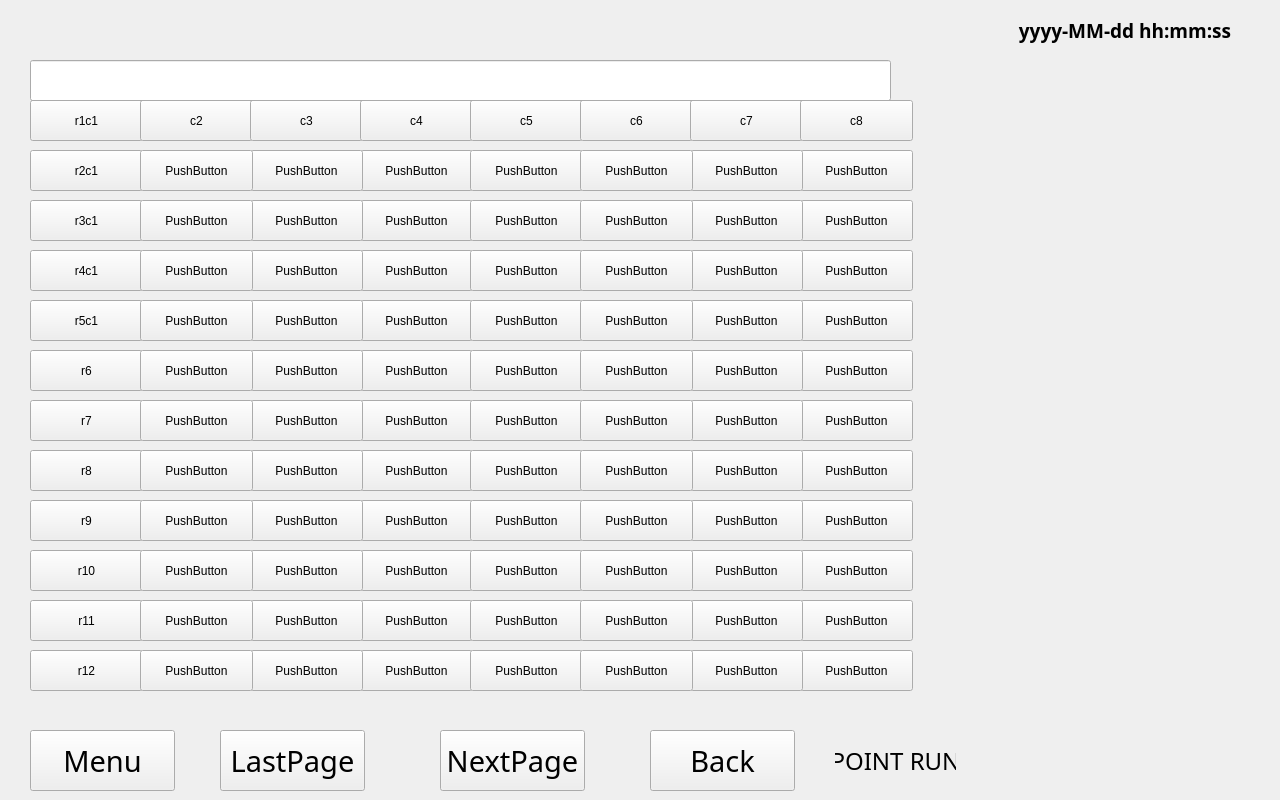
<?xml version="1.0" encoding="UTF-8"?>
<ui version="4.0">
 <class>internal_param_set</class>
 <widget class="QWidget" name="internal_param_set">
  <property name="geometry">
   <rect>
    <x>0</x>
    <y>0</y>
    <width>1280</width>
    <height>800</height>
   </rect>
  </property>
  <property name="windowTitle">
   <string>Form</string>
  </property>
  <widget class="QWidget" name="Footer" native="true">
   <property name="geometry">
    <rect>
     <x>0</x>
     <y>720</y>
     <width>1280</width>
     <height>80</height>
    </rect>
   </property>
   <widget class="QPushButton" name="font_page_pbtn">
    <property name="geometry">
     <rect>
      <x>30</x>
      <y>10</y>
      <width>145</width>
      <height>61</height>
     </rect>
    </property>
    <property name="font">
     <font>
      <family>思源黑体</family>
      <pointsize>22</pointsize>
     </font>
    </property>
    <property name="text">
     <string>Menu</string>
    </property>
   </widget>
   <widget class="QPushButton" name="retrun_pbtn">
    <property name="geometry">
     <rect>
      <x>650</x>
      <y>10</y>
      <width>145</width>
      <height>61</height>
     </rect>
    </property>
    <property name="font">
     <font>
      <family>思源黑体</family>
      <pointsize>22</pointsize>
     </font>
    </property>
    <property name="text">
     <string>Back</string>
    </property>
   </widget>
   <widget class="QPushButton" name="last_page_pbtn">
    <property name="geometry">
     <rect>
      <x>220</x>
      <y>10</y>
      <width>145</width>
      <height>61</height>
     </rect>
    </property>
    <property name="font">
     <font>
      <family>思源黑体</family>
      <pointsize>22</pointsize>
      <kerning>false</kerning>
     </font>
    </property>
    <property name="text">
     <string>LastPage</string>
    </property>
   </widget>
   <widget class="QLabel" name="footer_line">
    <property name="geometry">
     <rect>
      <x>0</x>
      <y>0</y>
      <width>1280</width>
      <height>3</height>
     </rect>
    </property>
    <property name="text">
     <string/>
    </property>
   </widget>
   <widget class="QPushButton" name="next_page_pbtn">
    <property name="geometry">
     <rect>
      <x>440</x>
      <y>10</y>
      <width>145</width>
      <height>61</height>
     </rect>
    </property>
    <property name="font">
     <font>
      <family>思源黑体</family>
      <pointsize>22</pointsize>
     </font>
    </property>
    <property name="text">
     <string>NextPage</string>
    </property>
   </widget>
   <widget class="QWidget" name="status_box" native="true">
    <property name="geometry">
     <rect>
      <x>820</x>
      <y>10</y>
      <width>431</width>
      <height>61</height>
     </rect>
    </property>
    <widget class="QLabel" name="status_box_line">
     <property name="geometry">
      <rect>
       <x>150</x>
       <y>1</y>
       <width>2</width>
       <height>59</height>
      </rect>
     </property>
     <property name="text">
      <string/>
     </property>
    </widget>
    <widget class="QLabel" name="status_text">
     <property name="geometry">
      <rect>
       <x>15</x>
       <y>15</y>
       <width>121</width>
       <height>31</height>
      </rect>
     </property>
     <property name="font">
      <font>
       <family>思源黑体</family>
       <pointsize>18</pointsize>
      </font>
     </property>
     <property name="text">
      <string>POINT RUN</string>
     </property>
     <property name="alignment">
      <set>Qt::AlignCenter</set>
     </property>
    </widget>
    <widget class="QLabel" name="status_1">
     <property name="geometry">
      <rect>
       <x>175</x>
       <y>15</y>
       <width>25</width>
       <height>29</height>
      </rect>
     </property>
     <property name="text">
      <string/>
     </property>
    </widget>
    <widget class="QLabel" name="status_2">
     <property name="geometry">
      <rect>
       <x>215</x>
       <y>15</y>
       <width>22</width>
       <height>30</height>
      </rect>
     </property>
     <property name="text">
      <string/>
     </property>
    </widget>
    <widget class="QLabel" name="status_3">
     <property name="geometry">
      <rect>
       <x>255</x>
       <y>15</y>
       <width>15</width>
       <height>31</height>
      </rect>
     </property>
     <property name="text">
      <string/>
     </property>
    </widget>
    <widget class="QLabel" name="status_4">
     <property name="geometry">
      <rect>
       <x>285</x>
       <y>18</y>
       <width>30</width>
       <height>23</height>
      </rect>
     </property>
     <property name="text">
      <string/>
     </property>
    </widget>
    <widget class="QLabel" name="status_5">
     <property name="geometry">
      <rect>
       <x>330</x>
       <y>16</y>
       <width>27</width>
       <height>26</height>
      </rect>
     </property>
     <property name="text">
      <string/>
     </property>
    </widget>
    <widget class="QLabel" name="status_6">
     <property name="geometry">
      <rect>
       <x>370</x>
       <y>15</y>
       <width>30</width>
       <height>29</height>
      </rect>
     </property>
     <property name="text">
      <string/>
     </property>
    </widget>
   </widget>
  </widget>
  <widget class="QWidget" name="Header" native="true">
   <property name="geometry">
    <rect>
     <x>0</x>
     <y>0</y>
     <width>1280</width>
     <height>60</height>
    </rect>
   </property>
   <widget class="QLabel" name="current_time">
    <property name="geometry">
     <rect>
      <x>970</x>
      <y>0</y>
      <width>310</width>
      <height>60</height>
     </rect>
    </property>
    <property name="font">
     <font>
      <family>思源黑体</family>
      <pointsize>14</pointsize>
      <weight>75</weight>
      <bold>true</bold>
     </font>
    </property>
    <property name="text">
     <string>yyyy-MM-dd hh:mm:ss</string>
    </property>
    <property name="alignment">
     <set>Qt::AlignCenter</set>
    </property>
   </widget>
   <widget class="QLabel" name="logo">
    <property name="geometry">
     <rect>
      <x>50</x>
      <y>10</y>
      <width>155</width>
      <height>33</height>
     </rect>
    </property>
    <property name="font">
     <font>
      <pointsize>24</pointsize>
      <weight>75</weight>
      <bold>true</bold>
     </font>
    </property>
    <property name="text">
     <string/>
    </property>
    <property name="alignment">
     <set>Qt::AlignCenter</set>
    </property>
   </widget>
  </widget>
  <widget class="QWidget" name="Main" native="true">
   <property name="geometry">
    <rect>
     <x>0</x>
     <y>60</y>
     <width>1280</width>
     <height>661</height>
    </rect>
   </property>
   <property name="sizeIncrement">
    <size>
     <width>13</width>
     <height>0</height>
    </size>
   </property>
   <property name="font">
    <font>
     <strikeout>false</strikeout>
     <kerning>true</kerning>
    </font>
   </property>
   <widget class="QPushButton" name="row1column1">
    <property name="geometry">
     <rect>
      <x>30</x>
      <y>40</y>
      <width>113</width>
      <height>41</height>
     </rect>
    </property>
    <property name="text">
     <string>r1c1</string>
    </property>
   </widget>
   <widget class="QPushButton" name="row1column2">
    <property name="geometry">
     <rect>
      <x>140</x>
      <y>40</y>
      <width>113</width>
      <height>41</height>
     </rect>
    </property>
    <property name="text">
     <string>c2</string>
    </property>
   </widget>
   <widget class="QPushButton" name="row1column3">
    <property name="geometry">
     <rect>
      <x>250</x>
      <y>40</y>
      <width>113</width>
      <height>41</height>
     </rect>
    </property>
    <property name="text">
     <string>c3</string>
    </property>
   </widget>
   <widget class="QPushButton" name="row1column4">
    <property name="geometry">
     <rect>
      <x>360</x>
      <y>40</y>
      <width>113</width>
      <height>41</height>
     </rect>
    </property>
    <property name="text">
     <string>c4</string>
    </property>
   </widget>
   <widget class="QPushButton" name="row1column5">
    <property name="geometry">
     <rect>
      <x>470</x>
      <y>40</y>
      <width>113</width>
      <height>41</height>
     </rect>
    </property>
    <property name="text">
     <string>c5</string>
    </property>
   </widget>
   <widget class="QPushButton" name="row1column6">
    <property name="geometry">
     <rect>
      <x>580</x>
      <y>40</y>
      <width>113</width>
      <height>41</height>
     </rect>
    </property>
    <property name="text">
     <string>c6</string>
    </property>
   </widget>
   <widget class="QPushButton" name="row1column7">
    <property name="geometry">
     <rect>
      <x>690</x>
      <y>40</y>
      <width>113</width>
      <height>41</height>
     </rect>
    </property>
    <property name="text">
     <string>c7</string>
    </property>
   </widget>
   <widget class="QPushButton" name="row1column8">
    <property name="geometry">
     <rect>
      <x>800</x>
      <y>40</y>
      <width>113</width>
      <height>41</height>
     </rect>
    </property>
    <property name="text">
     <string>c8</string>
    </property>
   </widget>
   <widget class="QLineEdit" name="title">
    <property name="geometry">
     <rect>
      <x>30</x>
      <y>0</y>
      <width>861</width>
      <height>41</height>
     </rect>
    </property>
   </widget>
   <widget class="QPushButton" name="row2column4">
    <property name="geometry">
     <rect>
      <x>360</x>
      <y>90</y>
      <width>113</width>
      <height>41</height>
     </rect>
    </property>
    <property name="text">
     <string>PushButton</string>
    </property>
   </widget>
   <widget class="QPushButton" name="row2column5">
    <property name="geometry">
     <rect>
      <x>470</x>
      <y>90</y>
      <width>113</width>
      <height>41</height>
     </rect>
    </property>
    <property name="text">
     <string>PushButton</string>
    </property>
   </widget>
   <widget class="QPushButton" name="row2column1">
    <property name="geometry">
     <rect>
      <x>30</x>
      <y>90</y>
      <width>113</width>
      <height>41</height>
     </rect>
    </property>
    <property name="text">
     <string>r2c1</string>
    </property>
   </widget>
   <widget class="QPushButton" name="row2column3">
    <property name="geometry">
     <rect>
      <x>250</x>
      <y>90</y>
      <width>113</width>
      <height>41</height>
     </rect>
    </property>
    <property name="text">
     <string>PushButton</string>
    </property>
   </widget>
   <widget class="QPushButton" name="row2column8">
    <property name="geometry">
     <rect>
      <x>800</x>
      <y>90</y>
      <width>113</width>
      <height>41</height>
     </rect>
    </property>
    <property name="text">
     <string>PushButton</string>
    </property>
   </widget>
   <widget class="QPushButton" name="row2column7">
    <property name="geometry">
     <rect>
      <x>690</x>
      <y>90</y>
      <width>113</width>
      <height>41</height>
     </rect>
    </property>
    <property name="text">
     <string>PushButton</string>
    </property>
   </widget>
   <widget class="QPushButton" name="row2column2">
    <property name="geometry">
     <rect>
      <x>140</x>
      <y>90</y>
      <width>113</width>
      <height>41</height>
     </rect>
    </property>
    <property name="text">
     <string>PushButton</string>
    </property>
   </widget>
   <widget class="QPushButton" name="row2column6">
    <property name="geometry">
     <rect>
      <x>580</x>
      <y>90</y>
      <width>113</width>
      <height>41</height>
     </rect>
    </property>
    <property name="text">
     <string>PushButton</string>
    </property>
   </widget>
   <widget class="QPushButton" name="row3column4">
    <property name="geometry">
     <rect>
      <x>360</x>
      <y>140</y>
      <width>113</width>
      <height>41</height>
     </rect>
    </property>
    <property name="text">
     <string>PushButton</string>
    </property>
   </widget>
   <widget class="QPushButton" name="row3column5">
    <property name="geometry">
     <rect>
      <x>470</x>
      <y>140</y>
      <width>113</width>
      <height>41</height>
     </rect>
    </property>
    <property name="text">
     <string>PushButton</string>
    </property>
   </widget>
   <widget class="QPushButton" name="row3column1">
    <property name="geometry">
     <rect>
      <x>30</x>
      <y>140</y>
      <width>113</width>
      <height>41</height>
     </rect>
    </property>
    <property name="text">
     <string>r3c1</string>
    </property>
   </widget>
   <widget class="QPushButton" name="row3column3">
    <property name="geometry">
     <rect>
      <x>250</x>
      <y>140</y>
      <width>113</width>
      <height>41</height>
     </rect>
    </property>
    <property name="text">
     <string>PushButton</string>
    </property>
   </widget>
   <widget class="QPushButton" name="row3column8">
    <property name="geometry">
     <rect>
      <x>800</x>
      <y>140</y>
      <width>113</width>
      <height>41</height>
     </rect>
    </property>
    <property name="text">
     <string>PushButton</string>
    </property>
   </widget>
   <widget class="QPushButton" name="row3column7">
    <property name="geometry">
     <rect>
      <x>690</x>
      <y>140</y>
      <width>113</width>
      <height>41</height>
     </rect>
    </property>
    <property name="text">
     <string>PushButton</string>
    </property>
   </widget>
   <widget class="QPushButton" name="row3column2">
    <property name="geometry">
     <rect>
      <x>140</x>
      <y>140</y>
      <width>113</width>
      <height>41</height>
     </rect>
    </property>
    <property name="text">
     <string>PushButton</string>
    </property>
   </widget>
   <widget class="QPushButton" name="row3column6">
    <property name="geometry">
     <rect>
      <x>580</x>
      <y>140</y>
      <width>113</width>
      <height>41</height>
     </rect>
    </property>
    <property name="text">
     <string>PushButton</string>
    </property>
   </widget>
   <widget class="QPushButton" name="row4column4">
    <property name="geometry">
     <rect>
      <x>360</x>
      <y>190</y>
      <width>113</width>
      <height>41</height>
     </rect>
    </property>
    <property name="text">
     <string>PushButton</string>
    </property>
   </widget>
   <widget class="QPushButton" name="row4column5">
    <property name="geometry">
     <rect>
      <x>470</x>
      <y>190</y>
      <width>113</width>
      <height>41</height>
     </rect>
    </property>
    <property name="text">
     <string>PushButton</string>
    </property>
   </widget>
   <widget class="QPushButton" name="row4column1">
    <property name="geometry">
     <rect>
      <x>30</x>
      <y>190</y>
      <width>113</width>
      <height>41</height>
     </rect>
    </property>
    <property name="text">
     <string>r4c1</string>
    </property>
   </widget>
   <widget class="QPushButton" name="row4column3">
    <property name="geometry">
     <rect>
      <x>250</x>
      <y>190</y>
      <width>113</width>
      <height>41</height>
     </rect>
    </property>
    <property name="text">
     <string>PushButton</string>
    </property>
   </widget>
   <widget class="QPushButton" name="row4column8">
    <property name="geometry">
     <rect>
      <x>800</x>
      <y>190</y>
      <width>113</width>
      <height>41</height>
     </rect>
    </property>
    <property name="text">
     <string>PushButton</string>
    </property>
   </widget>
   <widget class="QPushButton" name="row4column7">
    <property name="geometry">
     <rect>
      <x>690</x>
      <y>190</y>
      <width>113</width>
      <height>41</height>
     </rect>
    </property>
    <property name="text">
     <string>PushButton</string>
    </property>
   </widget>
   <widget class="QPushButton" name="row4column2">
    <property name="geometry">
     <rect>
      <x>140</x>
      <y>190</y>
      <width>113</width>
      <height>41</height>
     </rect>
    </property>
    <property name="text">
     <string>PushButton</string>
    </property>
   </widget>
   <widget class="QPushButton" name="row4column6">
    <property name="geometry">
     <rect>
      <x>580</x>
      <y>190</y>
      <width>113</width>
      <height>41</height>
     </rect>
    </property>
    <property name="text">
     <string>PushButton</string>
    </property>
   </widget>
   <widget class="QPushButton" name="row5column4">
    <property name="geometry">
     <rect>
      <x>360</x>
      <y>240</y>
      <width>113</width>
      <height>41</height>
     </rect>
    </property>
    <property name="text">
     <string>PushButton</string>
    </property>
   </widget>
   <widget class="QPushButton" name="row5column5">
    <property name="geometry">
     <rect>
      <x>470</x>
      <y>240</y>
      <width>113</width>
      <height>41</height>
     </rect>
    </property>
    <property name="text">
     <string>PushButton</string>
    </property>
   </widget>
   <widget class="QPushButton" name="row5column1">
    <property name="geometry">
     <rect>
      <x>30</x>
      <y>240</y>
      <width>113</width>
      <height>41</height>
     </rect>
    </property>
    <property name="text">
     <string>r5c1</string>
    </property>
   </widget>
   <widget class="QPushButton" name="row5column3">
    <property name="geometry">
     <rect>
      <x>250</x>
      <y>240</y>
      <width>113</width>
      <height>41</height>
     </rect>
    </property>
    <property name="text">
     <string>PushButton</string>
    </property>
   </widget>
   <widget class="QPushButton" name="row5column8">
    <property name="geometry">
     <rect>
      <x>800</x>
      <y>240</y>
      <width>113</width>
      <height>41</height>
     </rect>
    </property>
    <property name="text">
     <string>PushButton</string>
    </property>
   </widget>
   <widget class="QPushButton" name="row5column7">
    <property name="geometry">
     <rect>
      <x>690</x>
      <y>240</y>
      <width>113</width>
      <height>41</height>
     </rect>
    </property>
    <property name="text">
     <string>PushButton</string>
    </property>
   </widget>
   <widget class="QPushButton" name="row5column2">
    <property name="geometry">
     <rect>
      <x>140</x>
      <y>240</y>
      <width>113</width>
      <height>41</height>
     </rect>
    </property>
    <property name="text">
     <string>PushButton</string>
    </property>
   </widget>
   <widget class="QPushButton" name="row5column6">
    <property name="geometry">
     <rect>
      <x>580</x>
      <y>240</y>
      <width>113</width>
      <height>41</height>
     </rect>
    </property>
    <property name="text">
     <string>PushButton</string>
    </property>
   </widget>
   <widget class="QPushButton" name="row6column4">
    <property name="geometry">
     <rect>
      <x>360</x>
      <y>290</y>
      <width>113</width>
      <height>41</height>
     </rect>
    </property>
    <property name="text">
     <string>PushButton</string>
    </property>
   </widget>
   <widget class="QPushButton" name="row6column5">
    <property name="geometry">
     <rect>
      <x>470</x>
      <y>290</y>
      <width>113</width>
      <height>41</height>
     </rect>
    </property>
    <property name="text">
     <string>PushButton</string>
    </property>
   </widget>
   <widget class="QPushButton" name="row6column1">
    <property name="geometry">
     <rect>
      <x>30</x>
      <y>290</y>
      <width>113</width>
      <height>41</height>
     </rect>
    </property>
    <property name="text">
     <string>r6</string>
    </property>
   </widget>
   <widget class="QPushButton" name="row6column3">
    <property name="geometry">
     <rect>
      <x>250</x>
      <y>290</y>
      <width>113</width>
      <height>41</height>
     </rect>
    </property>
    <property name="text">
     <string>PushButton</string>
    </property>
   </widget>
   <widget class="QPushButton" name="row6column8">
    <property name="geometry">
     <rect>
      <x>800</x>
      <y>290</y>
      <width>113</width>
      <height>41</height>
     </rect>
    </property>
    <property name="text">
     <string>PushButton</string>
    </property>
   </widget>
   <widget class="QPushButton" name="row6column7">
    <property name="geometry">
     <rect>
      <x>690</x>
      <y>290</y>
      <width>113</width>
      <height>41</height>
     </rect>
    </property>
    <property name="text">
     <string>PushButton</string>
    </property>
   </widget>
   <widget class="QPushButton" name="row6column2">
    <property name="geometry">
     <rect>
      <x>140</x>
      <y>290</y>
      <width>113</width>
      <height>41</height>
     </rect>
    </property>
    <property name="text">
     <string>PushButton</string>
    </property>
   </widget>
   <widget class="QPushButton" name="row6column6">
    <property name="geometry">
     <rect>
      <x>580</x>
      <y>290</y>
      <width>113</width>
      <height>41</height>
     </rect>
    </property>
    <property name="text">
     <string>PushButton</string>
    </property>
   </widget>
   <widget class="QPushButton" name="row7column4">
    <property name="geometry">
     <rect>
      <x>360</x>
      <y>340</y>
      <width>113</width>
      <height>41</height>
     </rect>
    </property>
    <property name="text">
     <string>PushButton</string>
    </property>
   </widget>
   <widget class="QPushButton" name="row7column5">
    <property name="geometry">
     <rect>
      <x>470</x>
      <y>340</y>
      <width>113</width>
      <height>41</height>
     </rect>
    </property>
    <property name="text">
     <string>PushButton</string>
    </property>
   </widget>
   <widget class="QPushButton" name="row7column1">
    <property name="geometry">
     <rect>
      <x>30</x>
      <y>340</y>
      <width>113</width>
      <height>41</height>
     </rect>
    </property>
    <property name="text">
     <string>r7</string>
    </property>
   </widget>
   <widget class="QPushButton" name="row7column3">
    <property name="geometry">
     <rect>
      <x>250</x>
      <y>340</y>
      <width>113</width>
      <height>41</height>
     </rect>
    </property>
    <property name="text">
     <string>PushButton</string>
    </property>
   </widget>
   <widget class="QPushButton" name="row7column8">
    <property name="geometry">
     <rect>
      <x>800</x>
      <y>340</y>
      <width>113</width>
      <height>41</height>
     </rect>
    </property>
    <property name="text">
     <string>PushButton</string>
    </property>
   </widget>
   <widget class="QPushButton" name="row7column7">
    <property name="geometry">
     <rect>
      <x>690</x>
      <y>340</y>
      <width>113</width>
      <height>41</height>
     </rect>
    </property>
    <property name="text">
     <string>PushButton</string>
    </property>
   </widget>
   <widget class="QPushButton" name="row7column2">
    <property name="geometry">
     <rect>
      <x>140</x>
      <y>340</y>
      <width>113</width>
      <height>41</height>
     </rect>
    </property>
    <property name="text">
     <string>PushButton</string>
    </property>
   </widget>
   <widget class="QPushButton" name="row7column6">
    <property name="geometry">
     <rect>
      <x>580</x>
      <y>340</y>
      <width>113</width>
      <height>41</height>
     </rect>
    </property>
    <property name="text">
     <string>PushButton</string>
    </property>
   </widget>
   <widget class="QPushButton" name="row8column4">
    <property name="geometry">
     <rect>
      <x>360</x>
      <y>390</y>
      <width>113</width>
      <height>41</height>
     </rect>
    </property>
    <property name="text">
     <string>PushButton</string>
    </property>
   </widget>
   <widget class="QPushButton" name="row8column5">
    <property name="geometry">
     <rect>
      <x>470</x>
      <y>390</y>
      <width>113</width>
      <height>41</height>
     </rect>
    </property>
    <property name="text">
     <string>PushButton</string>
    </property>
   </widget>
   <widget class="QPushButton" name="row8column1">
    <property name="geometry">
     <rect>
      <x>30</x>
      <y>390</y>
      <width>113</width>
      <height>41</height>
     </rect>
    </property>
    <property name="text">
     <string>r8</string>
    </property>
   </widget>
   <widget class="QPushButton" name="row8column3">
    <property name="geometry">
     <rect>
      <x>250</x>
      <y>390</y>
      <width>113</width>
      <height>41</height>
     </rect>
    </property>
    <property name="text">
     <string>PushButton</string>
    </property>
   </widget>
   <widget class="QPushButton" name="row8column8">
    <property name="geometry">
     <rect>
      <x>800</x>
      <y>390</y>
      <width>113</width>
      <height>41</height>
     </rect>
    </property>
    <property name="text">
     <string>PushButton</string>
    </property>
   </widget>
   <widget class="QPushButton" name="row8column7">
    <property name="geometry">
     <rect>
      <x>690</x>
      <y>390</y>
      <width>113</width>
      <height>41</height>
     </rect>
    </property>
    <property name="text">
     <string>PushButton</string>
    </property>
   </widget>
   <widget class="QPushButton" name="row8column2">
    <property name="geometry">
     <rect>
      <x>140</x>
      <y>390</y>
      <width>113</width>
      <height>41</height>
     </rect>
    </property>
    <property name="text">
     <string>PushButton</string>
    </property>
   </widget>
   <widget class="QPushButton" name="row8column6">
    <property name="geometry">
     <rect>
      <x>580</x>
      <y>390</y>
      <width>113</width>
      <height>41</height>
     </rect>
    </property>
    <property name="text">
     <string>PushButton</string>
    </property>
   </widget>
   <widget class="QPushButton" name="row9column4">
    <property name="geometry">
     <rect>
      <x>360</x>
      <y>440</y>
      <width>113</width>
      <height>41</height>
     </rect>
    </property>
    <property name="text">
     <string>PushButton</string>
    </property>
   </widget>
   <widget class="QPushButton" name="row9column5">
    <property name="geometry">
     <rect>
      <x>470</x>
      <y>440</y>
      <width>113</width>
      <height>41</height>
     </rect>
    </property>
    <property name="text">
     <string>PushButton</string>
    </property>
   </widget>
   <widget class="QPushButton" name="row9column1">
    <property name="geometry">
     <rect>
      <x>30</x>
      <y>440</y>
      <width>113</width>
      <height>41</height>
     </rect>
    </property>
    <property name="text">
     <string>r9</string>
    </property>
   </widget>
   <widget class="QPushButton" name="row9column3">
    <property name="geometry">
     <rect>
      <x>250</x>
      <y>440</y>
      <width>113</width>
      <height>41</height>
     </rect>
    </property>
    <property name="text">
     <string>PushButton</string>
    </property>
   </widget>
   <widget class="QPushButton" name="row9column8">
    <property name="geometry">
     <rect>
      <x>800</x>
      <y>440</y>
      <width>113</width>
      <height>41</height>
     </rect>
    </property>
    <property name="text">
     <string>PushButton</string>
    </property>
   </widget>
   <widget class="QPushButton" name="row9column7">
    <property name="geometry">
     <rect>
      <x>690</x>
      <y>440</y>
      <width>113</width>
      <height>41</height>
     </rect>
    </property>
    <property name="text">
     <string>PushButton</string>
    </property>
   </widget>
   <widget class="QPushButton" name="row9column2">
    <property name="geometry">
     <rect>
      <x>140</x>
      <y>440</y>
      <width>113</width>
      <height>41</height>
     </rect>
    </property>
    <property name="text">
     <string>PushButton</string>
    </property>
   </widget>
   <widget class="QPushButton" name="row9column6">
    <property name="geometry">
     <rect>
      <x>580</x>
      <y>440</y>
      <width>113</width>
      <height>41</height>
     </rect>
    </property>
    <property name="text">
     <string>PushButton</string>
    </property>
   </widget>
   <widget class="QPushButton" name="row10column4">
    <property name="geometry">
     <rect>
      <x>360</x>
      <y>490</y>
      <width>113</width>
      <height>41</height>
     </rect>
    </property>
    <property name="text">
     <string>PushButton</string>
    </property>
   </widget>
   <widget class="QPushButton" name="row10column5">
    <property name="geometry">
     <rect>
      <x>470</x>
      <y>490</y>
      <width>113</width>
      <height>41</height>
     </rect>
    </property>
    <property name="text">
     <string>PushButton</string>
    </property>
   </widget>
   <widget class="QPushButton" name="row10column1">
    <property name="geometry">
     <rect>
      <x>30</x>
      <y>490</y>
      <width>113</width>
      <height>41</height>
     </rect>
    </property>
    <property name="text">
     <string>r10</string>
    </property>
   </widget>
   <widget class="QPushButton" name="row10column3">
    <property name="geometry">
     <rect>
      <x>250</x>
      <y>490</y>
      <width>113</width>
      <height>41</height>
     </rect>
    </property>
    <property name="text">
     <string>PushButton</string>
    </property>
   </widget>
   <widget class="QPushButton" name="row10column8">
    <property name="geometry">
     <rect>
      <x>800</x>
      <y>490</y>
      <width>113</width>
      <height>41</height>
     </rect>
    </property>
    <property name="text">
     <string>PushButton</string>
    </property>
   </widget>
   <widget class="QPushButton" name="row10column7">
    <property name="geometry">
     <rect>
      <x>690</x>
      <y>490</y>
      <width>113</width>
      <height>41</height>
     </rect>
    </property>
    <property name="text">
     <string>PushButton</string>
    </property>
   </widget>
   <widget class="QPushButton" name="row10column2">
    <property name="geometry">
     <rect>
      <x>140</x>
      <y>490</y>
      <width>113</width>
      <height>41</height>
     </rect>
    </property>
    <property name="text">
     <string>PushButton</string>
    </property>
   </widget>
   <widget class="QPushButton" name="row10column6">
    <property name="geometry">
     <rect>
      <x>580</x>
      <y>490</y>
      <width>113</width>
      <height>41</height>
     </rect>
    </property>
    <property name="text">
     <string>PushButton</string>
    </property>
   </widget>
   <widget class="QPushButton" name="row11column4">
    <property name="geometry">
     <rect>
      <x>360</x>
      <y>540</y>
      <width>113</width>
      <height>41</height>
     </rect>
    </property>
    <property name="text">
     <string>PushButton</string>
    </property>
   </widget>
   <widget class="QPushButton" name="row11column5">
    <property name="geometry">
     <rect>
      <x>470</x>
      <y>540</y>
      <width>113</width>
      <height>41</height>
     </rect>
    </property>
    <property name="text">
     <string>PushButton</string>
    </property>
   </widget>
   <widget class="QPushButton" name="row11column1">
    <property name="geometry">
     <rect>
      <x>30</x>
      <y>540</y>
      <width>113</width>
      <height>41</height>
     </rect>
    </property>
    <property name="text">
     <string>r11</string>
    </property>
   </widget>
   <widget class="QPushButton" name="row11column3">
    <property name="geometry">
     <rect>
      <x>250</x>
      <y>540</y>
      <width>113</width>
      <height>41</height>
     </rect>
    </property>
    <property name="text">
     <string>PushButton</string>
    </property>
   </widget>
   <widget class="QPushButton" name="row11column8">
    <property name="geometry">
     <rect>
      <x>800</x>
      <y>540</y>
      <width>113</width>
      <height>41</height>
     </rect>
    </property>
    <property name="text">
     <string>PushButton</string>
    </property>
   </widget>
   <widget class="QPushButton" name="row11column7">
    <property name="geometry">
     <rect>
      <x>690</x>
      <y>540</y>
      <width>113</width>
      <height>41</height>
     </rect>
    </property>
    <property name="text">
     <string>PushButton</string>
    </property>
   </widget>
   <widget class="QPushButton" name="row11column2">
    <property name="geometry">
     <rect>
      <x>140</x>
      <y>540</y>
      <width>113</width>
      <height>41</height>
     </rect>
    </property>
    <property name="text">
     <string>PushButton</string>
    </property>
   </widget>
   <widget class="QPushButton" name="row11column6">
    <property name="geometry">
     <rect>
      <x>580</x>
      <y>540</y>
      <width>113</width>
      <height>41</height>
     </rect>
    </property>
    <property name="text">
     <string>PushButton</string>
    </property>
   </widget>
   <widget class="QPushButton" name="row12column4">
    <property name="geometry">
     <rect>
      <x>360</x>
      <y>590</y>
      <width>113</width>
      <height>41</height>
     </rect>
    </property>
    <property name="text">
     <string>PushButton</string>
    </property>
   </widget>
   <widget class="QPushButton" name="row12column5">
    <property name="geometry">
     <rect>
      <x>470</x>
      <y>590</y>
      <width>113</width>
      <height>41</height>
     </rect>
    </property>
    <property name="text">
     <string>PushButton</string>
    </property>
   </widget>
   <widget class="QPushButton" name="row12column1">
    <property name="geometry">
     <rect>
      <x>30</x>
      <y>590</y>
      <width>113</width>
      <height>41</height>
     </rect>
    </property>
    <property name="text">
     <string>r12</string>
    </property>
   </widget>
   <widget class="QPushButton" name="row12column3">
    <property name="geometry">
     <rect>
      <x>250</x>
      <y>590</y>
      <width>113</width>
      <height>41</height>
     </rect>
    </property>
    <property name="text">
     <string>PushButton</string>
    </property>
   </widget>
   <widget class="QPushButton" name="row12column8">
    <property name="geometry">
     <rect>
      <x>800</x>
      <y>590</y>
      <width>113</width>
      <height>41</height>
     </rect>
    </property>
    <property name="text">
     <string>PushButton</string>
    </property>
   </widget>
   <widget class="QPushButton" name="row12column7">
    <property name="geometry">
     <rect>
      <x>690</x>
      <y>590</y>
      <width>113</width>
      <height>41</height>
     </rect>
    </property>
    <property name="text">
     <string>PushButton</string>
    </property>
   </widget>
   <widget class="QPushButton" name="row12column2">
    <property name="geometry">
     <rect>
      <x>140</x>
      <y>590</y>
      <width>113</width>
      <height>41</height>
     </rect>
    </property>
    <property name="text">
     <string>PushButton</string>
    </property>
   </widget>
   <widget class="QPushButton" name="row12column6">
    <property name="geometry">
     <rect>
      <x>580</x>
      <y>590</y>
      <width>113</width>
      <height>41</height>
     </rect>
    </property>
    <property name="text">
     <string>PushButton</string>
    </property>
   </widget>
  </widget>
 </widget>
 <resources/>
 <connections/>
</ui>
